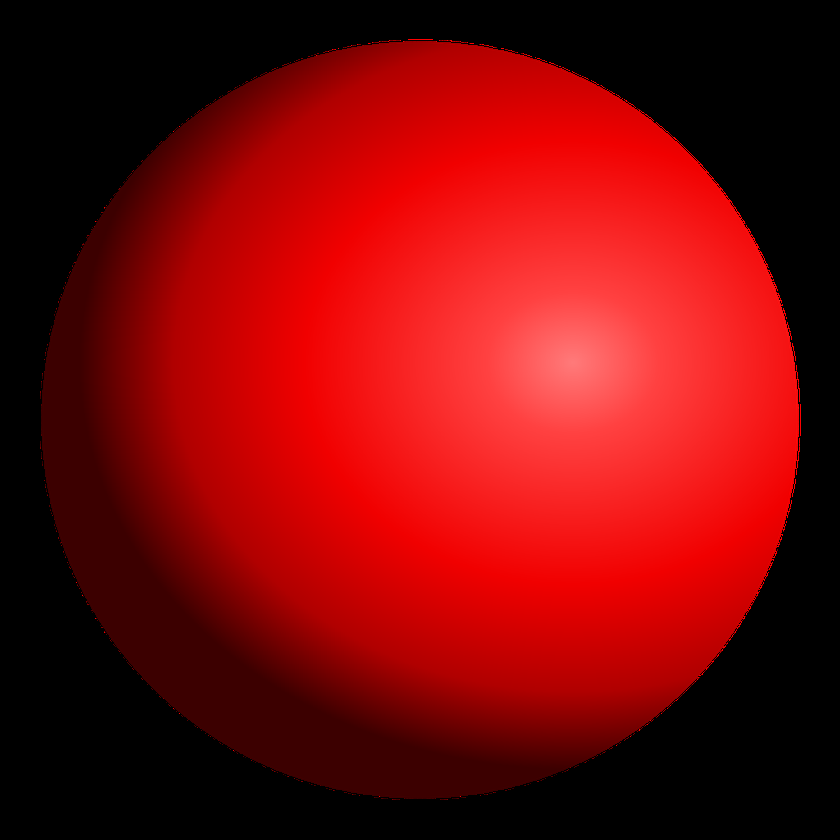
#> input picture hw2/sphere.png, 840 x 840 px, shrunk from 1024 x 1024 before the run
$ python run.py
#> lines starting #> are read from the running program, lines starting #| are printed output that depends on the picture; after the words box and inside, x2 and y2 are one past the last pixel; in counts of white or black regions, pixels touching at a corner belong together
#!/usr/bin/env python3
import numpy as np
import cv2 as cv

img = cv.imread('sphere.png')
#> img is the input picture: shape (840, 840, 3); mean B, G, R 8.6, 8.6, 122
lower_red = np.array([110, 50, 50])
upper_red = np.array([121,255, 255])

hsv = cv.cvtColor(img, cv.COLOR_RGB2HSV)
#> hsv: shape (840, 840, 3); mean H, S, V 76.9, 154.7, 122
mask = cv.inRange(hsv, lower_red, upper_red)
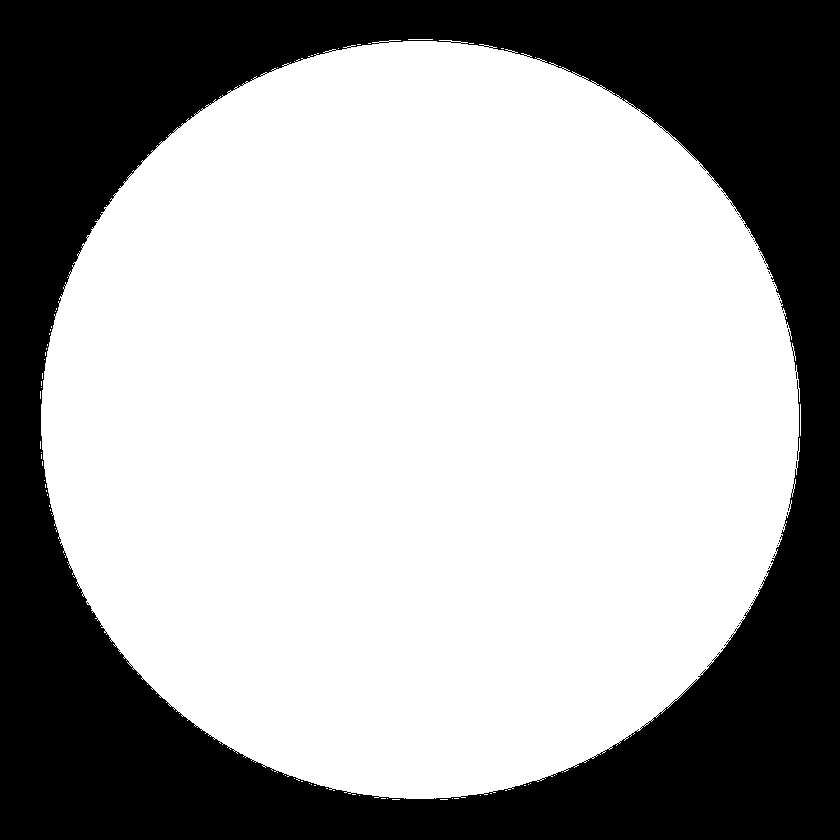
#> mask: shape (840, 840); 64.1% white; 27 black regions (26 under 20 px), largest, box (x1, y1, x2, y2) and area: (0, 0, 840, 840) 253453
red = cv.bitwise_and(img, img, mask = mask)
edges = cv.Canny(red, 10, 100)
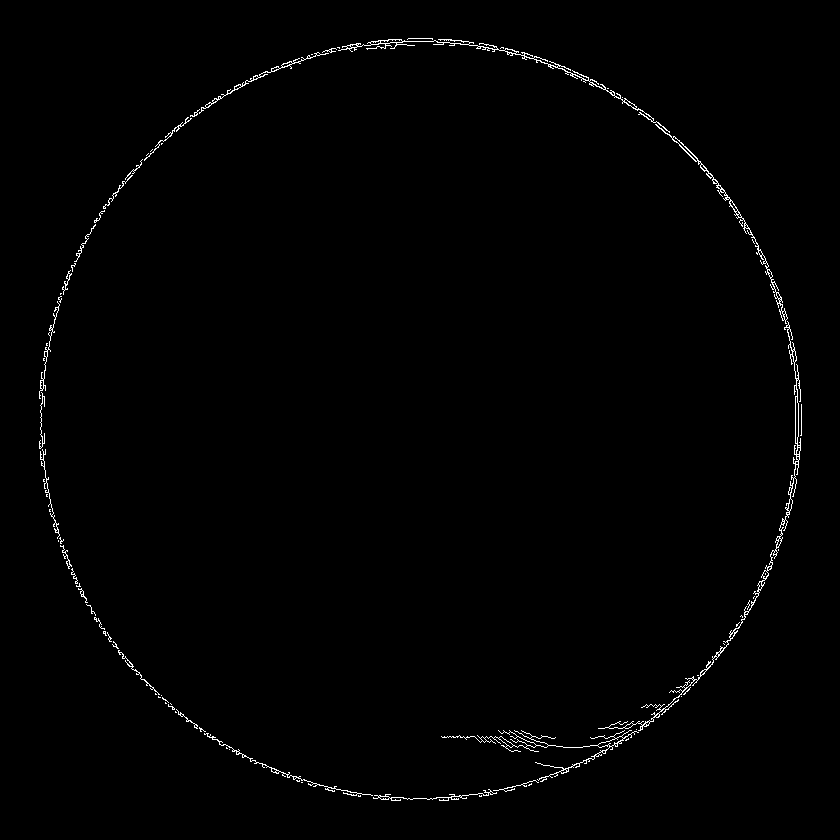
#> edges: shape (840, 840); 0.85% white in thin lines or dots, all inside (x1, y1, x2, y2) = (39, 38, 802, 801)

cv.imshow('canny', edges)
cv.imshow('image', img)
cv.imshow('red', red)
cv.waitKey(0)
cv.destroyAllWindows
